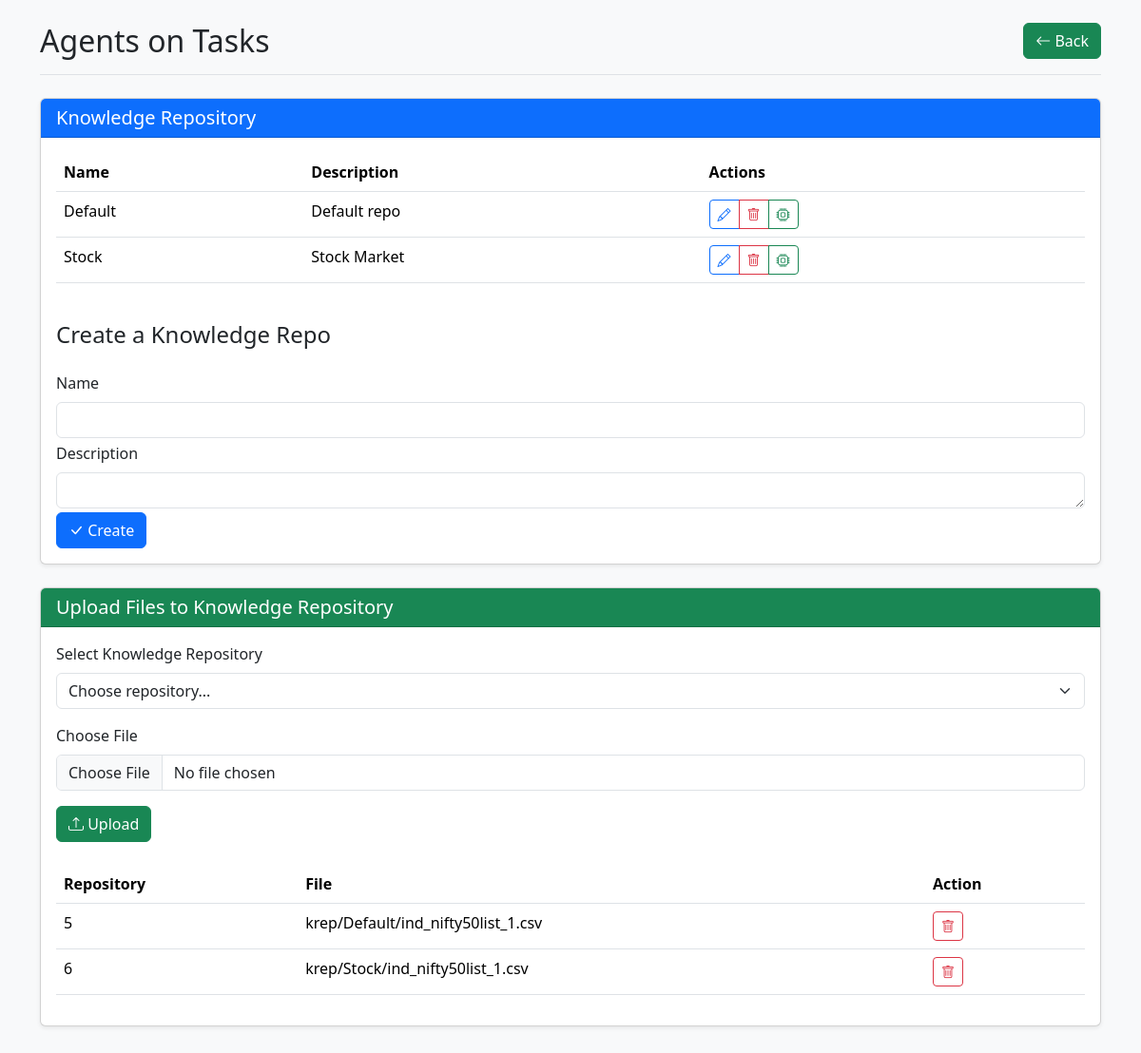
The app's page /knowledgerep/create/0, older data.
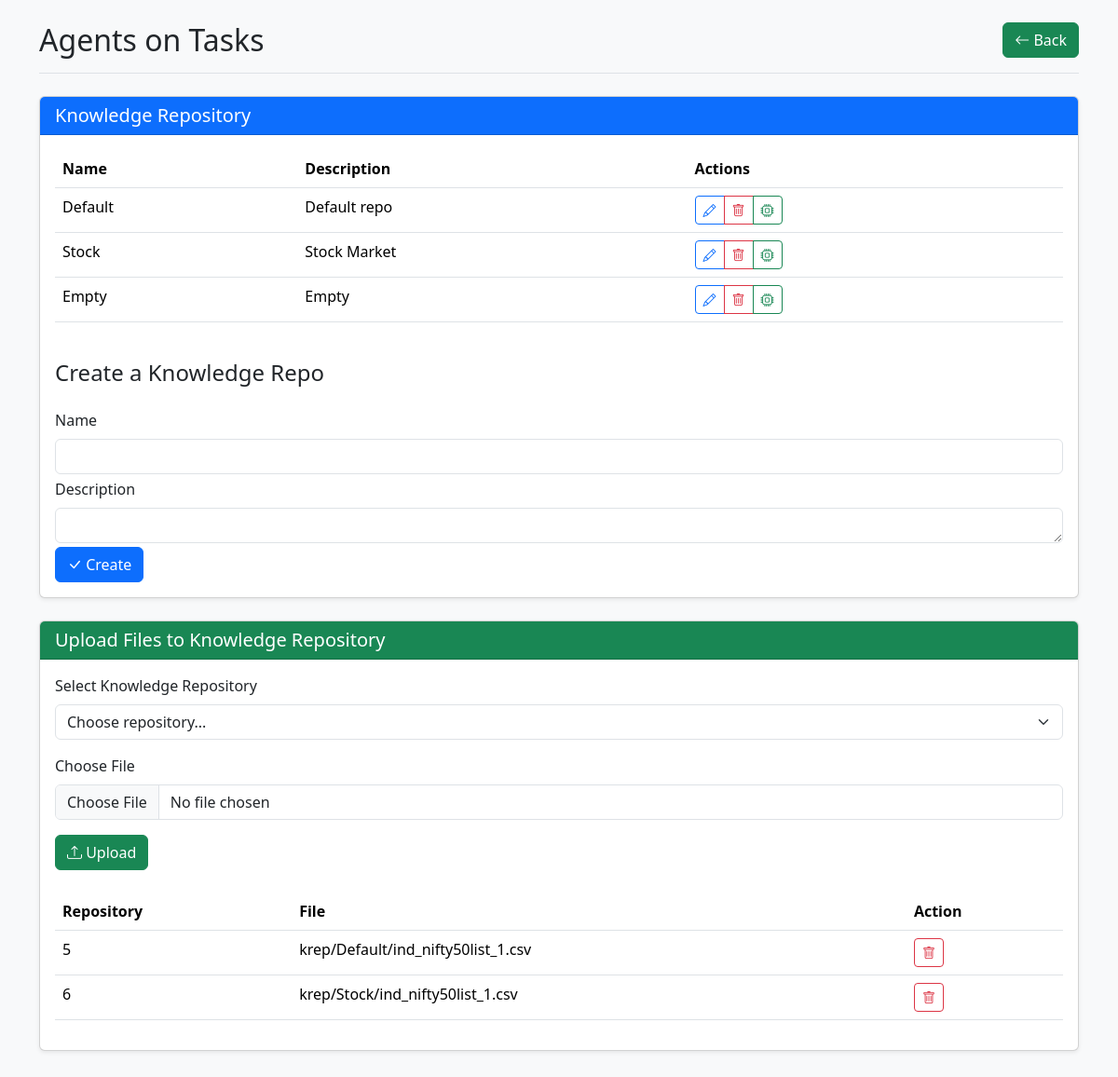
The same page, newer data.
### agentoapp/models.py (models this page shows, shortened)
class KnowledgeRep(models.Model):
    name = models.CharField(max_length=24)
    description = models.CharField(max_length=128)
    def __str__(self):
        return str(self.id)

class KnowledgeRepFiles(models.Model):
    Knowledge_rep = models.ForeignKey(KnowledgeRep,on_delete=models.CASCADE)
    file = models.FileField(upload_to =user_directory_path)

### agentoapp/views.py (the view, shortened to what this page needs)
# urls.py: path('knowledgerep/<str:action>/<int:id>', name='knowledgerep',view=knowledgerep),
def knowledgerep(request,action,id):
    print(request,action,id)
    krep = KnowledgeRep.objects.all()
    krepf = KnowledgeRepFiles.objects.all()
    krepo = None
    if action == 'create' and request.method == 'POST':
        name = request.POST.get('name','')
        description = request.POST.get('description','')
        KnowledgeRep.objects.create(name=name,description=description)
        return redirect('/knowledgerep/create/0')
    if action == 'edit' and request.method == 'GET' and id:
        krepo = KnowledgeRep.objects.get(id=id)
    if action == 'delete' and request.method == 'GET' and id:
        krepof = KnowledgeRepFiles.objects.get(id=id)
        krepof.delete()
        return redirect('/knowledgerep/create/0')
    if action == 'deletekrep' and request.method == 'GET' and id:
        krepo = KnowledgeRep.objects.get(id=id)
        krepo.delete()
        return redirect('/knowledgerep/create/0')
    if action == 'delete' and request.method == 'GET' and id:
        krepof = KnowledgeRepFiles.objects.get(id=id)
        krepof.delete()
        return redirect('/knowledgerep/create/0')
    return render(request,'agentoapp/knowledgerep.html',context={'krep':krep,'krepf':krepf,'krepo':krepo,'action':action,'id':id})

### agentoapp/templates/agentoapp/knowledgerep.html (shortened to what the changed rows need)
<!DOCTYPE html>
<html lang="en">
<head>
    <link href="https://cdn.jsdelivr.net/npm/bootstrap@5.3.3/dist/css/bootstrap.min.css" rel="stylesheet">
    <link rel="stylesheet" href="https://cdn.jsdelivr.net/npm/bootstrap-icons@1.11.3/font/bootstrap-icons.min.css">
</head>
<body class="bg-light">
    <div class="container py-4">
        <header class="border-bottom pb-3 mb-4">
            <div class="d-flex justify-content-between align-items-center">
                <h1 class="h2 mb-0">Agents on Tasks</h1>
            </div>
        </header>
        <div class="row mb-4">
            <div class="col">
                <div class="card shadow-sm">
                    <div class="card-body">
                        <div class="table-responsive mb-4">
                            <table class="table table-hover">
                                <thead>
                                    <tr>
                                        <th>Name</th>
                                        <th>Description</th>
                                        <th>Actions</th>
                                    </tr>
                                </thead>
                                <tbody>
                                    {% for k in krep %}
                                    <tr>
                                        <td>{{k.name}}</td>
                                        <td>{{k.description}}</td>
                                        <td>
                                            <div class="btn-group">
                                                <a href="{% url 'agentoapp:knowledgerep' action='edit' id=k.id %}" class="btn btn-sm btn-outline-primary">
                                                    <i class="bi bi-pencil"></i>
                                                </a>
                                                <a href="{% url 'agentoapp:knowledgerep' action='deletekrep' id=k.id %}" class="btn btn-sm btn-outline-danger" onclick="return confirm('Delete this file?');">
                                                    <i class="bi bi-trash"></i>
                                                </a>
                                                <a href="{% url 'agentoapp:knowledgerep' action='vectorize' id=k.id %}" class="btn btn-sm btn-outline-success" onclick="return confirm('Vectorize this repository?');">
                                                    <i class="bi bi-cpu"></i>
                                                </a>
                                            </div>
                                        </td>
                                    </tr>
                                    {% endfor %}
                                </tbody>
                            </table>
                        </div>
                    </div>
                </div>
            </div>
        </div>
        <div class="row mb-4">
            <div class="col">
                <div class="card shadow-sm">
                    <div class="card-body">
                        <div class="table-responsive">
                            <table class="table table-hover">
                                <thead>
                                    <tr>
                                        <th>Repository</th>
                                        <th>File</th>
                                        <th>Action</th>
                                    </tr>
                                </thead>
                                <tbody>
                                    {% for k in krepf %}
                                    <tr>
                                        <td>{{k.Knowledge_rep}}</td>
                                        <td>{{k.file}}</td>
                                        <td>
                                            <a href="{% url 'agentoapp:knowledgerep' action='delete' id=k.id %}" class="btn btn-sm btn-outline-danger" onclick="return confirm('Delete this file?');">
                                                <i class="bi bi-trash"></i>
                                            </a>
                                        </td>
                                    </tr>
                                    {% endfor %}
                                </tbody>
                            </table>
                        </div>
                    </div>
                </div>
            </div>
        </div>
    </div>
</body>
</html>

Row changes from the older to the newer data that the page shows:
added KnowledgeRep: name "Empty", description "Empty"
